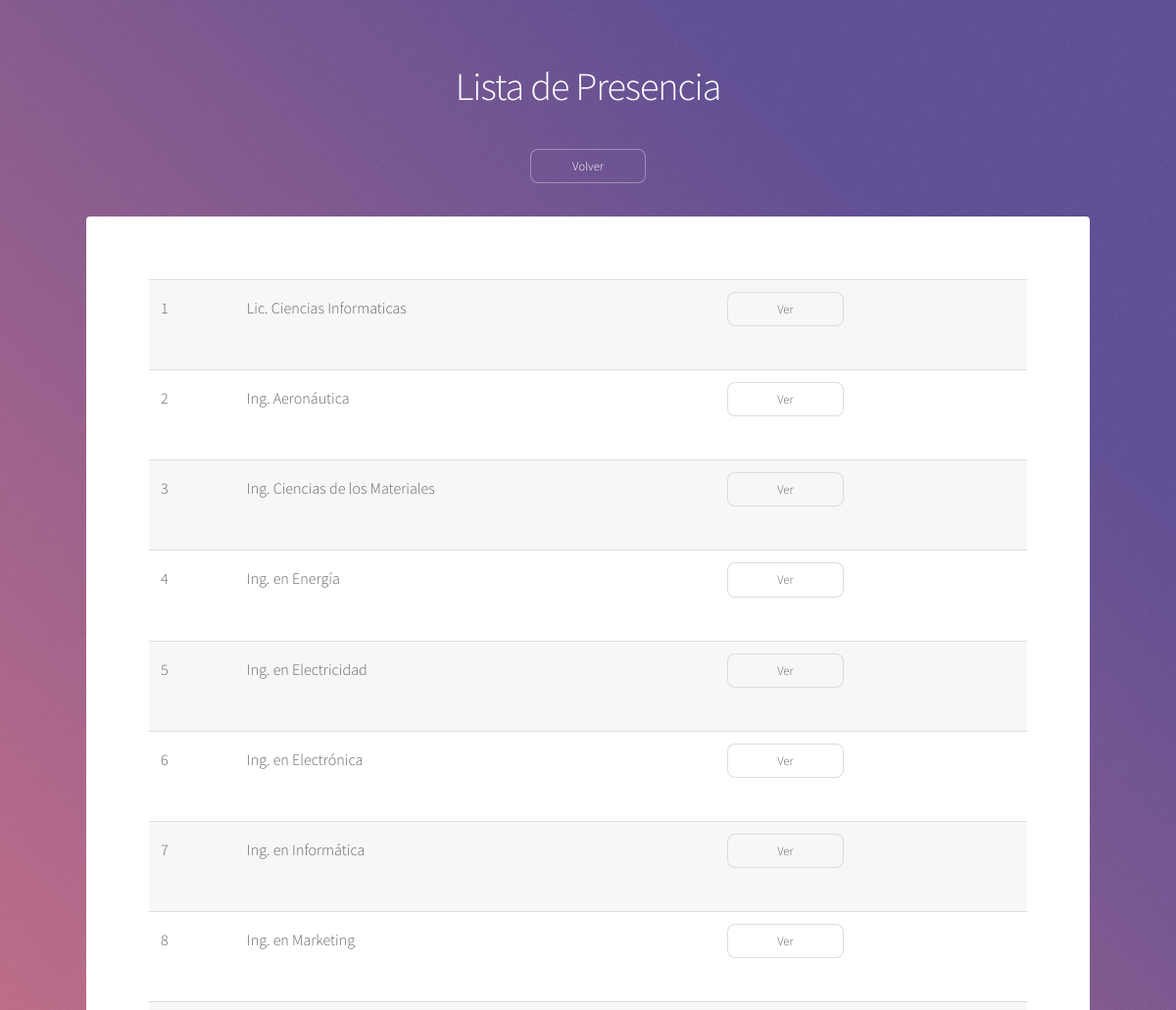
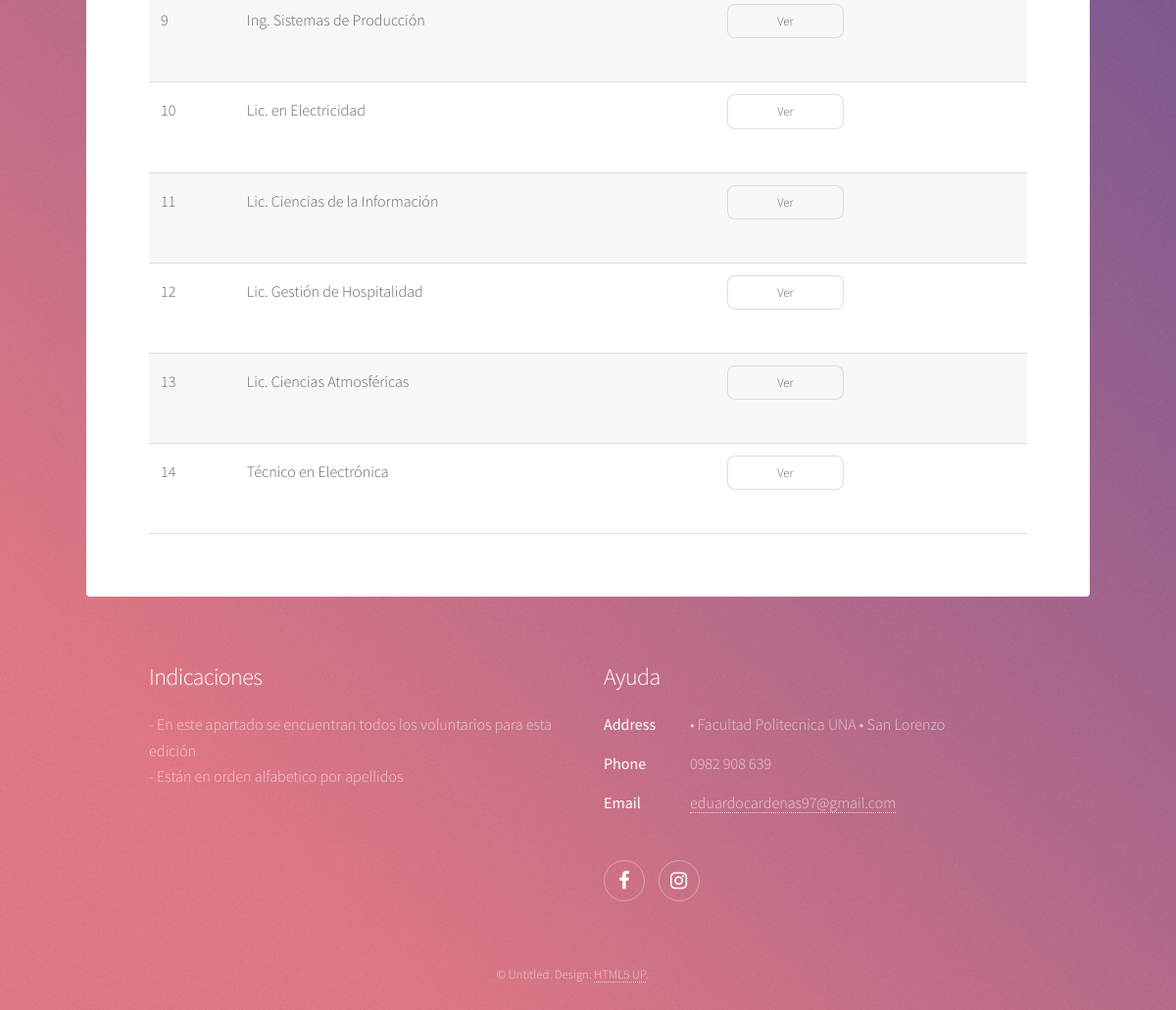
Page /namofpuna.xyz/forms/reporte/carreras.php on the committed database (2 pictures, top to bottom).
### tables this page shows
CREATE TABLE `carrera` (
  `car_codigo` int(11) NOT NULL,
  `car_detalle` varchar(45) NOT NULL
);

### namofpuna.xyz/forms/reporte/carreras.php (the view, shortened to what this page needs)
<!DOCTYPE HTML>
<html>
	<head>
		<link rel="stylesheet" href="../../assets/css/main.css" />
	</head>
	<body class="is-preload">
			<div id="wrapper">
				<header id="header">
					<h1>Lista de Presencia</h1>
					<?php
					 echo"<form action='../edicion/config.php' method='post'>
					<input name='edicion' type='hidden' value='$_SESSION[edi_codigo]'>
					<input name='edi_detalle' type='hidden' value='$_SESSION[detalle]'>
					<input type='submit' class='button small' value='Volver'>
					</form>";?>
				</header>
			<div id="main">
				<section id="content" class="main">
					<div class="center gtr-uniform">
            <table>
            <?php
            mostrarCarrera();
            ?></table>
          </div>
          </section>
        </div>
      <footer id="footer">
      <section>
      <h2>Indicaciones</h2>
      <p>- En este apartado se encuentran todos los voluntarios para esta edición <br>-	Están en orden alfabetico por apellidos</p>
      </section>
      <section>
      <h2>Ayuda</h2>
      <dl class="alt">
        <dt>Address</dt>
        <dd>&bull; Facultad Politecnica UNA &bull; San Lorenzo</dd>
        <dt>Phone</dt>
        <dd>0982 908 639</dd>
        <dt>Email</dt>
        <dd><a href="#">eduardocardenas97@gmail.com</a></dd>
      </dl>
      <ul class="icons">
        <li><a href="https://www.facebook.com/%C3%91amomarandu-2037370486565235/" class="icon brands fa-facebook-f alt"><span class="label">Facebook</span></a></li>
        <li><a href="https://www.instagram.com/namofpuna/" class="icon brands fa-instagram alt"><span class="label">Instagram</span></a></li>
      </ul>
      </section>
      <p class="copyright">&copy; Untitled. Design: <a href="https://html5up.net">HTML5 UP</a>.</p>
      </footer>
      </div>
      </body>
</html>
<?php
function mostrarCarrera(){
  $c=0;
  include($_SERVER['DOCUMENT_ROOT'] . '/conexion.php');
  $query="SELECT * FROM carrera ";
  $res=mysqli_query($conexion,$query) or die(mysql_error());
    while($rows = mysqli_fetch_array($res)):
        $codigo=$rows['car_codigo'];
        $descripcion=$rows['car_detalle'];
        $c++;
        echo"<tr><td>$c</td><td>$descripcion</td>
        <td><form action='asistencia_por_carrera.php' method='post'>
        <input name='carreraCodigo' type='hidden' value='$codigo'>
        <input name='carreraDescripcion' type='hidden' value='$descripcion'>
        <input type='submit' class='button small' value='Ver'>
        </form></td></tr>  ";
    endwhile;
}
?>

### rows in the picture
carrera: car_detalle "Lic. Ciencias Informaticas"
carrera: car_detalle "Ing. Aeronáutica"
carrera: car_detalle "Ing. Ciencias de los Materiales"
carrera: car_detalle "Ing. en Energía"
carrera: car_detalle "Ing. en Electricidad"
carrera: car_detalle "Ing. en Electrónica"
carrera: car_detalle "Ing. en Informática"
carrera: car_detalle "Ing. en Marketing"
carrera: car_detalle "Ing. Sistemas de Producción"
carrera: car_detalle "Lic. en Electricidad"
carrera: car_detalle "Lic. Ciencias de la Información"
carrera: car_detalle "Lic. Gestión de Hospitalidad"
carrera: car_detalle "Lic. Ciencias Atmosféricas"
carrera: car_detalle "Técnico en Electrónica"
